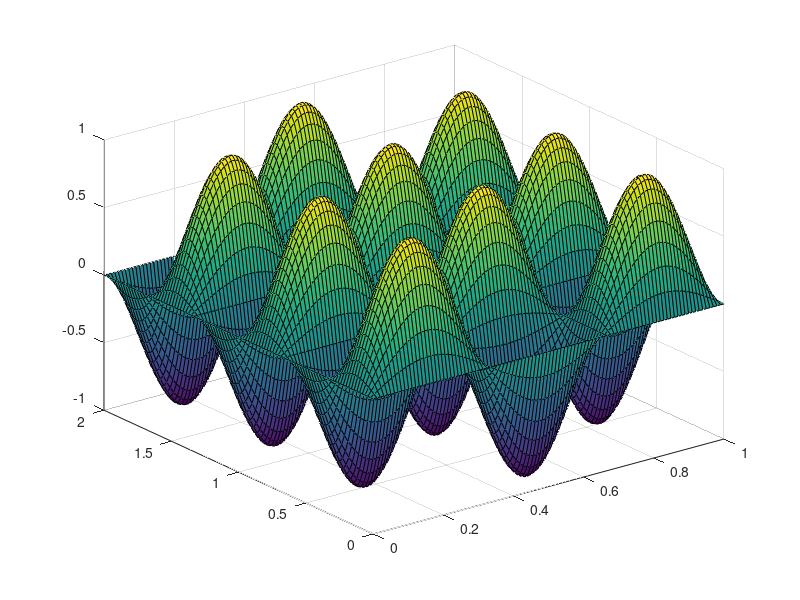

Recreate this plot in MATLAB.
function plotString

    function y=sw(x,t)
        y=sin(3*pi*x).*sin(3*pi*t)%-cos(4*pi*x).*cos(4*pi*t);
    end

    L=1;
    x=linspace(0,L);
    t=linspace(0,2);
%     for k=1:length(t)
%         plot(x,sw(x,t(k)))
%         grid on
%         axis([0,L,-1,1]);
%         M(k)=getframe;
%     end

[X,T]=meshgrid(x,t);
surf(X,T,sw(X,T))

end
